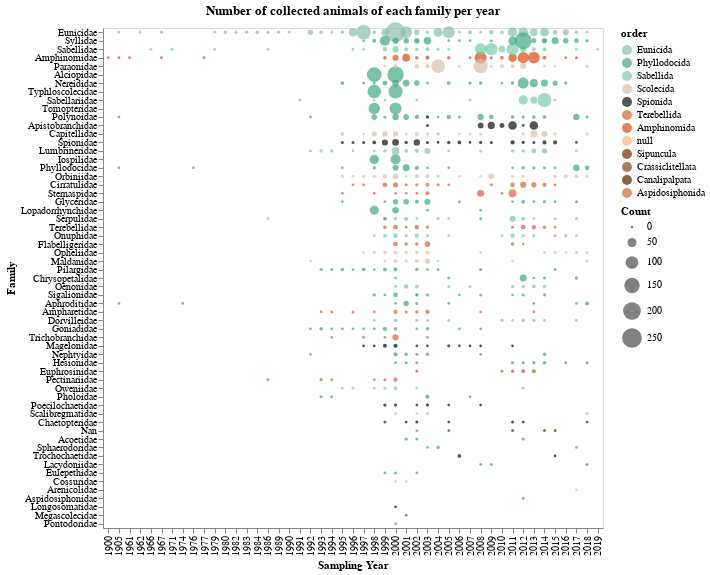

Notebook source saved alongside this figure:
### Code cell
g1 = alt.Chart(teste,
               width=500, height=500, title='Number of collected animals of each family per year').mark_circle(
                                                                                size=60).encode(
    x= alt.X('start_year', type='ordinal', title='Sampling Year'),
    y= alt.Y('family', type='nominal', title='Family',
            sort= alt.EncodingSortField(field='counts', op='sum', order='descending')),
    size= alt.Size('counts', title='Count', scale=alt.Scale(range=[6,400])),
    color = alt.Color('order', scale= alt.Scale(domain=ordens, range=cores)),
    tooltip = alt.Tooltip(['family', 'start_year', 'counts'])
)

# g1.save('./graphs/familias_por_ano_c_ordem.html')

g1

### Figure 1 — Vega-Lite specification as saved in the notebook (floating-point values rounded to 4 significant figures; data arrays with more than 128 entries replaced by an {"elided": "..."} marker saying what was removed)
{"config": {"view": {"continuousWidth": 400, "continuousHeight": 300}}, "data": {"name": "data-ba19d41b811fbbe0ad7f0cccc403fcff"}, "mark": {"type": "circle", "size": 60}, "encoding": {"color": {"type": "nominal", "field": "order", "scale": {"domain": ["Eunicida", "Phyllodocida", "Sabellida", "Scolecida", "Spionida", "Terebellida", "Amphinomida", NaN, "Sipuncula", "Crassiclitellata", "Canalipalpata", "Aspidosiphonida"], "range": ["#8ABFB0", "#41A681", "#7ACAAB", "#D9C2AD", "#0D0D0D", "#D96236", "#D94B18", "#FFB27C", "#732C02", "#86471B", "#592202", "#D96236"]}}, "size": {"type": "quantitative", "field": "counts", "scale": {"range": [6, 400]}, "title": "Count"}, "tooltip": [{"type": "nominal", "field": "family"}, {"type": "quantitative", "field": "start_year"}, {"type": "quantitative", "field": "counts"}], "x": {"type": "ordinal", "field": "start_year", "title": "Sampling Year"}, "y": {"type": "nominal", "field": "family", "sort": {"field": "counts", "op": "sum", "order": "descending"}, "title": "Family"}}, "height": 500, "title": "Number of collected animals of each family per year", "width": 500, "$schema": "https://vega.github.io/schema/vega-lite/v4.8.1.json", "datasets": {"data-ba19d41b811fbbe0ad7f0cccc403fcff": {"elided": "557 records"}}}
